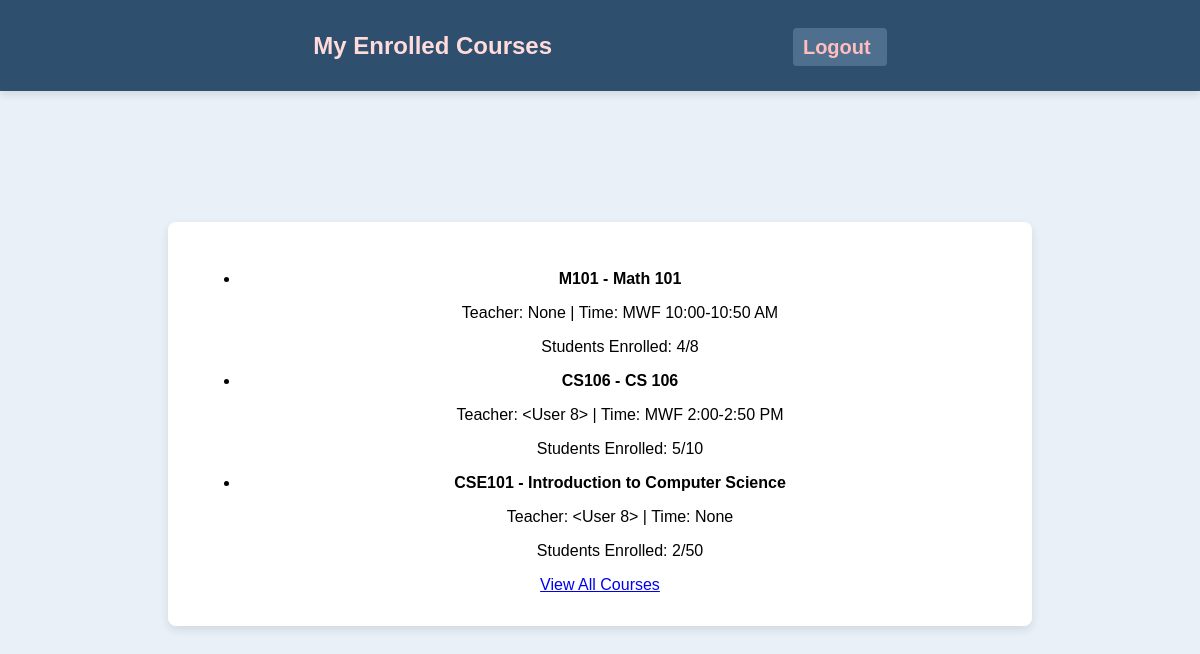
Screenshot of /student/my_courses (signed in) with the database file from the repository.
### app.py (models this page shows)
class Course(db.Model):
    id = db.Column(db.Integer, primary_key=True)
    course_code = db.Column(db.String(10), unique=True, nullable=False)
    course_name = db.Column(db.String(100), nullable=False)
    capacity = db.Column(db.Integer, nullable=False)
    teacher_id = db.Column(db.Integer, db.ForeignKey('user.id'), nullable=True)
    teacher = db.relationship('User', backref='teaching_courses', foreign_keys=[teacher_id])
    time = db.Column(db.String(50), nullable=True)
    enrolled_count = db.Column(db.Integer, default=0)

### app.py (the view)
@app.route('/student/my_courses')
@login_required
def my_courses():
    if current_user.role != 'student':
        flash("Access denied: Only students can view this page.", "danger")
        return redirect(url_for('login'))
    enrollments = Enrollment.query.filter_by(user_id=current_user.id).all()
    enrolled_courses = [Course.query.get(enrollment.course_id) for enrollment in enrollments]
    return render_template('my_courses.html', courses=enrolled_courses)

### app.py (called while the page is built)
@login_manager.user_loader
def load_user(user_id):
    return User.query.get(int(user_id))

### templates/my_courses.html (shortened to what this page needs)
<!DOCTYPE html>
<html lang="en">
<head>
    <link rel="stylesheet" href="{{ url_for('static', filename='styles.css') }}">
</head>
<body>
    <div class="header">
        <h1>My Enrolled Courses</h1>
        <p class="welcome-message">Welcome, {{ current_user.username }} | <a href="{{ url_for('logout') }}" class="sign-out">Logout</a></p>
    </div>
    <div class="container">
        <ul>
            {% if courses %}
                {% for course in courses %}
                <li>
                    <strong>{{ course.course_code }} - {{ course.course_name }}</strong>
                    <p>Teacher: {{ course.teacher }} | Time: {{ course.time }}</p>
                    <p>Students Enrolled: {{ course.enrolled_count }}/{{ course.capacity }}</p>
                </li>
                {% endfor %}
            {% else %}
                <p>You are not enrolled in any courses yet.</p>
            {% endif %}
        </ul>
        <a href="{{ url_for('student_courses') }}" class="button">View All Courses</a>
    </div>
</body>
</html>

### static/styles.css (style rules this page uses)
body { font-family: Arial, sans-serif; background-color: #e9f0f7; margin: 0; display: flex; justify-content: center; align-items: center; min-height: 100vh; }
.container { max-width: 800px; width: 100%; background-color: #ffffff; padding: 2rem; border-radius: 8px; box-shadow: 0px 4px 10px rgba(0, 0, 0, 0.1); text-align: center; margin: 5rem auto 2rem; }
.header { width: 100%; background-color: #2f4f6f; color: #fff; padding: 1rem 0; display: flex; justify-content: center; align-items: center; box-shadow: 0px 4px 8px rgba(0, 0, 0, 0.1); position: fixed; top: 0; left: 0; z-index: 10; margin-bottom: 20px; }
.header h1, .header h2 { margin: 0; color: #ffdbdb; }
.header h1 { font-size: 1.5rem; margin-right: 20px; }
.sign-out { color: #ffbdbd; text-decoration: none; font-weight: bold; padding: 0.5rem 1rem; border-radius: 4px; background-color: #4f6f8f; padding-left: 10px; }
.welcome-message { font-size: 1.25rem; color: #2f4f6f; font-weight: bold; margin-bottom: 1rem; margin-top: 20px; }

### rows the page displays
Course: course_code "M101", course_name "Math 101", teacher "None", time "MWF 10:00-10:50 AM", enrolled_count "4", capacity "8"
Course: course_code "CS106", course_name "CS 106", teacher "<User 8>", time "MWF 2:00-2:50 PM", enrolled_count "5", capacity "10"
Course: course_code "CSE101", course_name "Introduction to Computer Science", teacher "<User 8>", time "None", enrolled_count "2", capacity "50"
